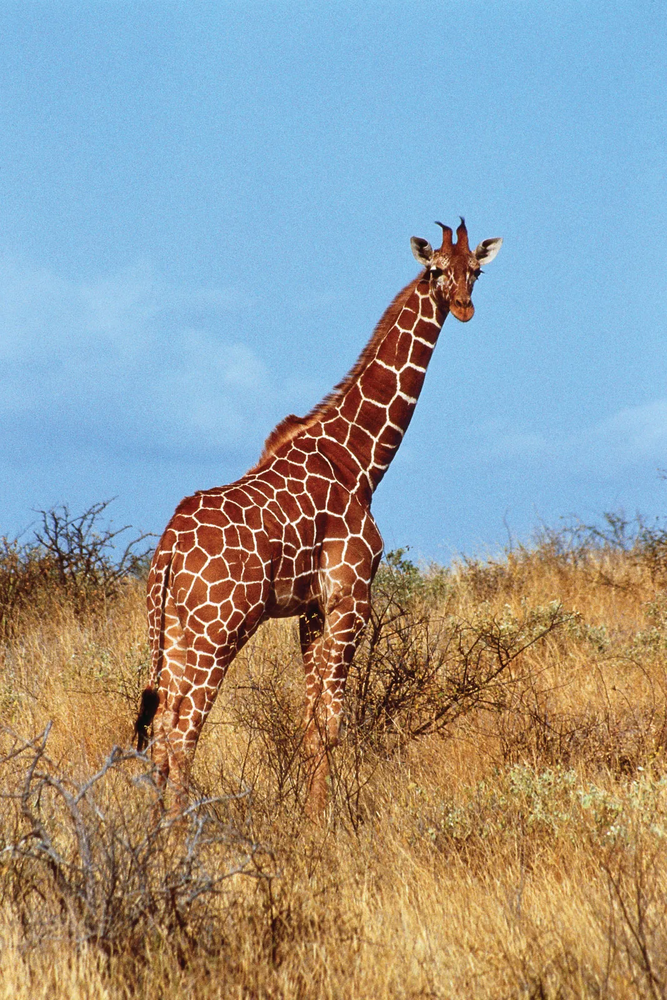
#> input picture OpenCV/Day-8-Affine and perspective transformation/giraffe-Kenya.png, 667 x 1000 px, shrunk from 1067 x 1600 before the run
$ jupyter execute affine_and_persptive.ipynb
#> lines starting #> are read from the running program, lines starting #| are printed output that depends on the picture
# Perspective Transformation

[cell 1]
import cv2
import numpy as np
import matplotlib.pyplot as plt

[cell 2]
image = cv2.imread("./giraffe-Kenya.png")
#> image is the input picture: shape (1000, 667, 3); mean B, G, R 152, 154.5, 150.9
image_rgb = cv2.cvtColor(image,cv2.COLOR_BGR2RGB)
plt.imshow(image_rgb)

[cell 3]
rows, cols, _ = image_rgb.shape
#> rows = 1000; cols = 667

input_points = np.float32([[50,50],[cols-50,50],[50,rows-50],[cols-50,rows-50]])

output_points = np.float32([[10,100],[cols-100,50],[100,rows-10],[cols-50,rows-100]])

'''
Transformation matrix for Perspective Transformation
3x3 Matrix

a,b,c
d,e,f
g,h,1

a,b,c is responsible for horizontal scaling rotation and translation
d,e,f is responsible for vertical scaling rotation and translation
g,h handles perspective components that account for depth and skewness of image.
'''

M = cv2.getPerspectiveTransform(input_points,output_points)

print(M)
#| [[ 1.04629006e+00  1.08970826e-01 -4.76739851e+01]
#|  [-8.41029966e-02  1.07769017e+00  5.12112308e+01]
#|  [ 9.73155459e-05  8.08023643e-05  1.00000000e+00]]

[cell 4]
perspective_image = cv2.warpPerspective(image_rgb,M,(cols,rows))
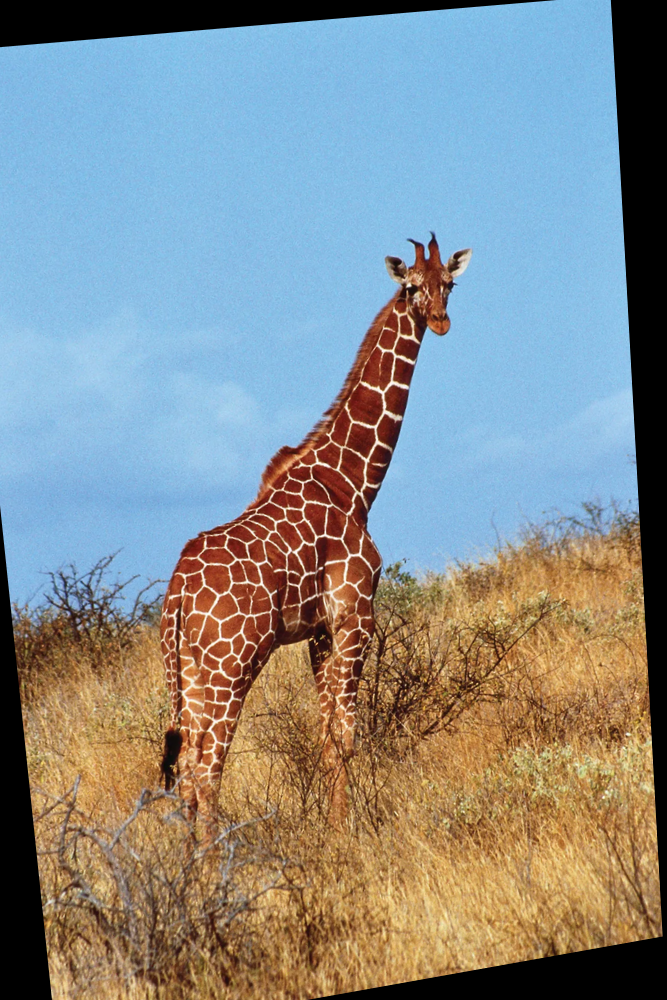
#> perspective_image: shape (1000, 667, 3); mean R, G, B 134.7, 140.1, 140

plt.figure(figsize=(10,5))
plt.subplot(1,2,1)
plt.imshow(image_rgb)
plt.title("Original image")
plt.axis("off")

plt.subplot(1,2,2)
plt.imshow(perspective_image)
plt.title("Perspective transformed image")
plt.axis("off")
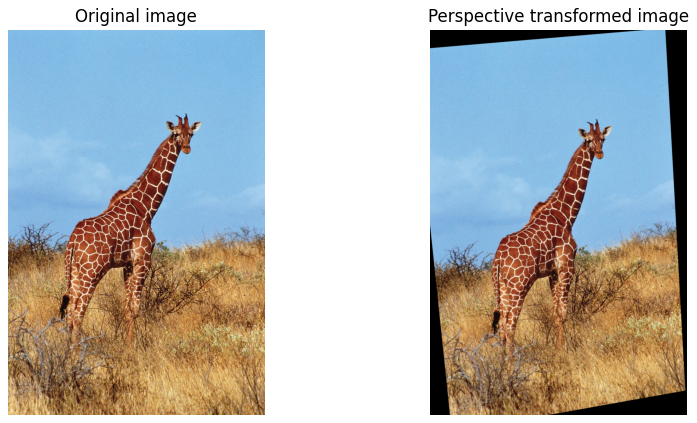
#> figure drawn by matplotlib, 2 panels

# Affine Transformation

[cell 5]
input_points = np.float32([[50,50],[200,50],[50,200]])

output_points = np.float32([[10,100],[200,50],[100,250]])

M = cv2.getAffineTransform(input_points,output_points)

affine_image = cv2.warpAffine(image_rgb,M,(cols,rows))
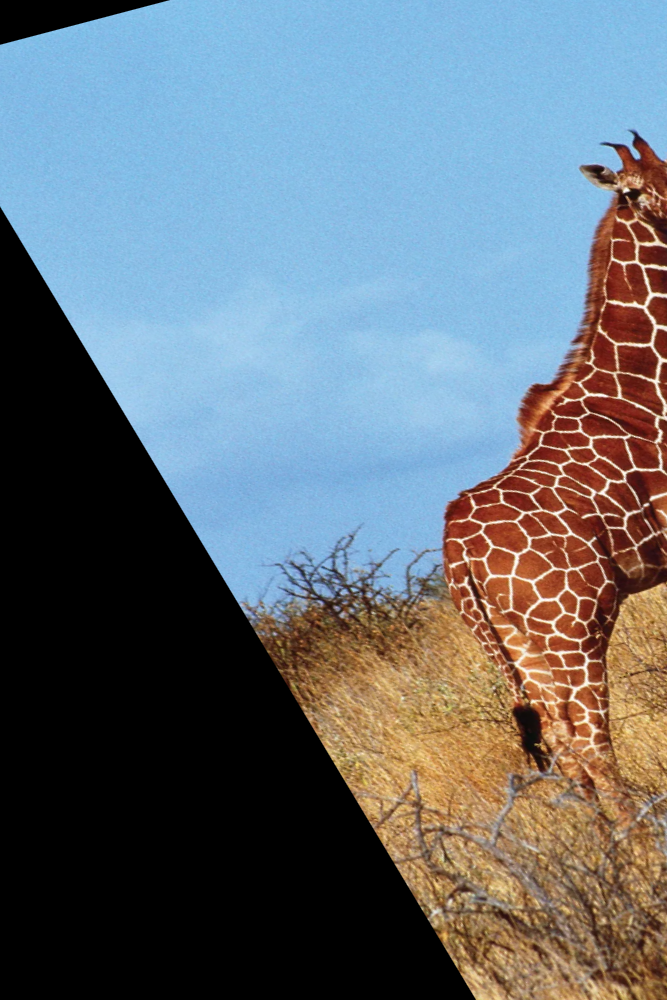
#> affine_image: shape (1000, 667, 3); mean R, G, B 102.1, 111.8, 119.8


plt.figure(figsize=(10,5))
plt.subplot(1,2,1)
plt.imshow(image_rgb)
plt.title("Original image")
plt.axis("off")

plt.subplot(1,2,2)
plt.imshow(affine_image)
plt.title("Affine transformed image")
plt.axis("off")
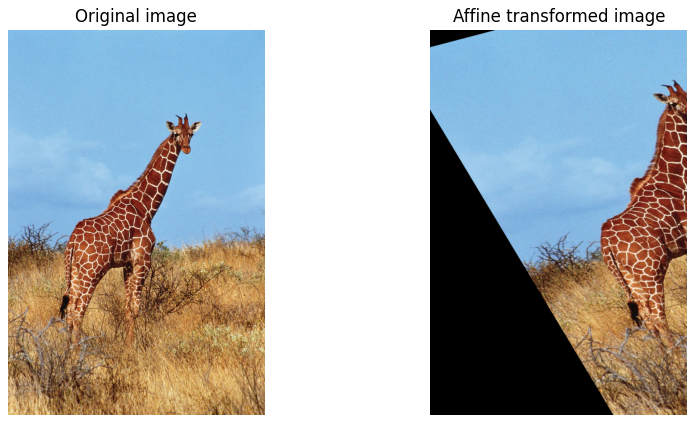
#> figure drawn by matplotlib, 2 panels

# Rotation

[cell 6]
angle = 45
center = (cols//2,rows//2)
#> center = (333, 500)
scale = 1.0

M = cv2.getRotationMatrix2D(center,angle,scale)


rotated_image = cv2.warpAffine(image_rgb,M,(cols,rows))
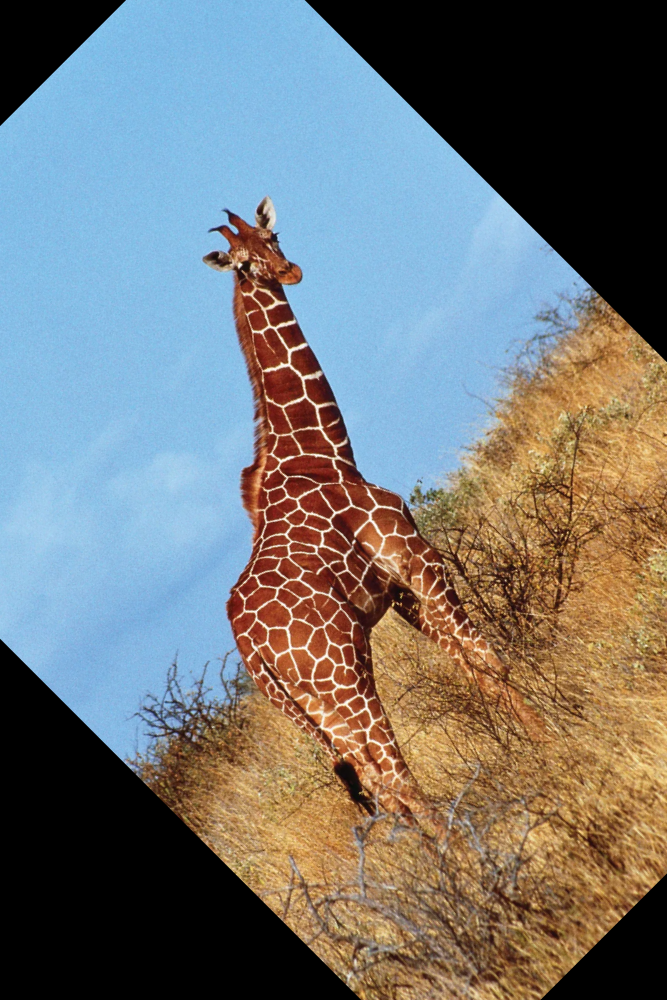
#> rotated_image: shape (1000, 667, 3); mean R, G, B 115.3, 117.5, 116.9


plt.figure(figsize=(10,5))
plt.subplot(1,2,1)
plt.imshow(image_rgb)
plt.title("Original image")
plt.axis("off")

plt.subplot(1,2,2)
plt.imshow(rotated_image)
plt.title("Affine Rotated image")
plt.axis("off")

# Shearing

[cell 7]
# angle = 45
# center = (cols//2,rows//2)
# scale = 1.0

shear_x, shear_y = 0.5,0

M = np.float32([[1,shear_x,0],
                [shear_y,1,0]])

sheared_image = cv2.warpAffine(image_rgb,M,(cols + int(shear_x * rows),rows))  # (cols *2 ,rows) or (cols,rows)
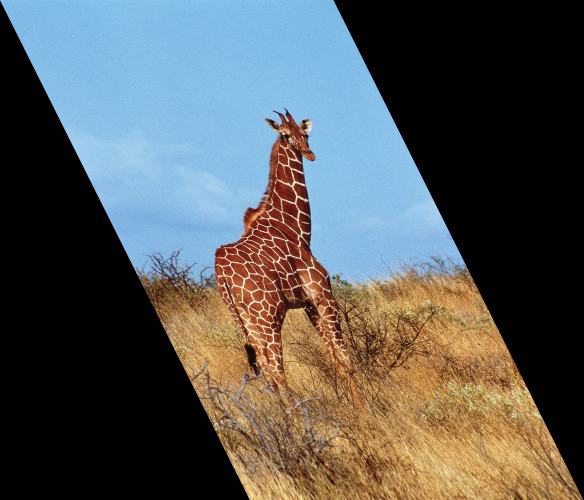
#> sheared_image: shape (1000, 1167, 3) (shown at 1/2 size); mean R, G, B 86.3, 88.4, 86.9


plt.figure(figsize=(10,5))
plt.subplot(1,2,1)
plt.imshow(image_rgb)
plt.title("Original image")
plt.axis("off")

plt.subplot(1,2,2)
plt.imshow(sheared_image)
plt.title("Sheared image")
plt.axis("off")

# Translation

[cell 8]
# angle = 45
# center = (cols//2,rows//2)
# scale = 1.0

tx, ty = 200,300

M = np.float32([[1,0,tx],
                [0,1,ty]])

translated_image = cv2.warpAffine(image_rgb,M,(cols,rows))
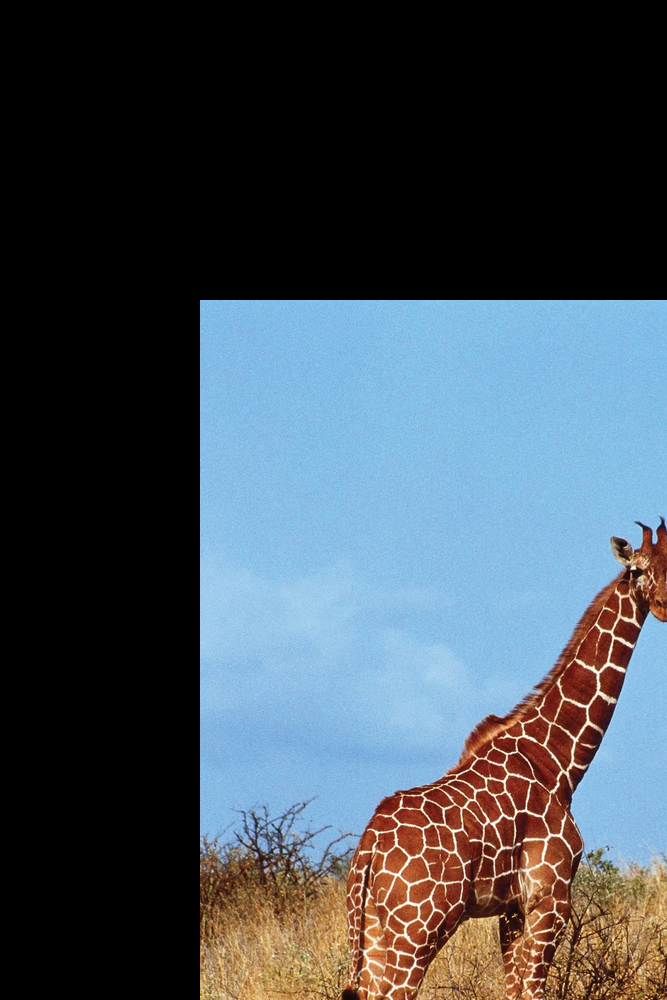
#> translated_image: shape (1000, 667, 3); mean R, G, B 68.8, 78.5, 87.1


plt.figure(figsize=(10,5))
plt.subplot(1,2,1)
plt.imshow(image_rgb)
plt.title("Original image")
plt.axis("off")

plt.subplot(1,2,2)
plt.imshow(translated_image)
plt.title("translated image")
plt.axis("off")
